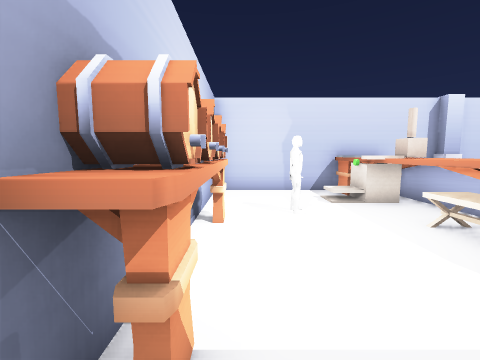
View 1 (above)

12 first-person views from a walk through a level from a Godot 3-D game. The camera is 1.4 m above the floor, tilts 6° down and sees 90° across. The floor is counted in squares, 1 m on a side. Each view is taken from the middle of a square. On the plan, view 1 faces up. The plan holds only what a view shows up to about 13 squares ahead; the rest is blank. Some surface patterns are stand-ins.

View 2
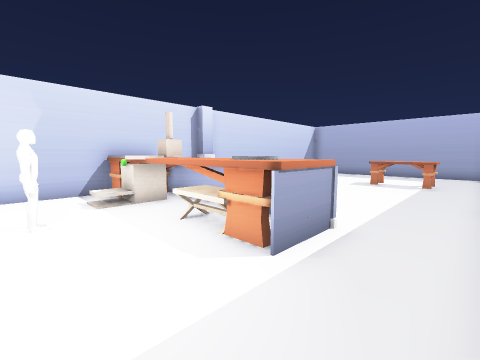

View 3
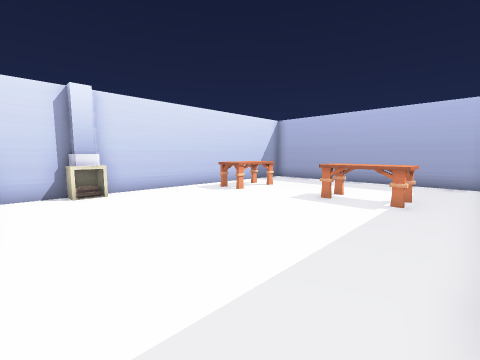

View 4
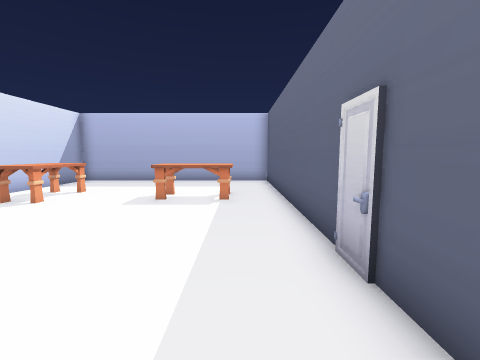

View 5
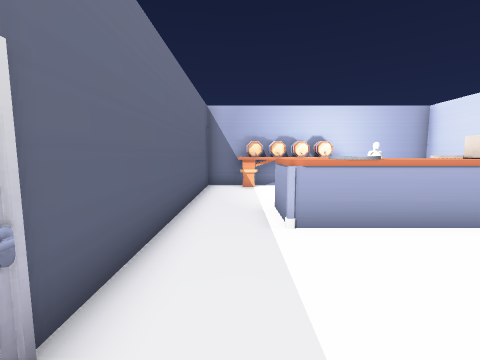

View 6
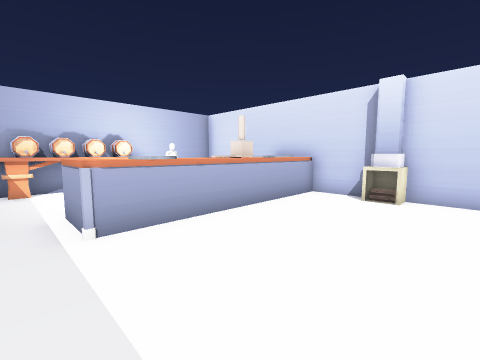

View 7
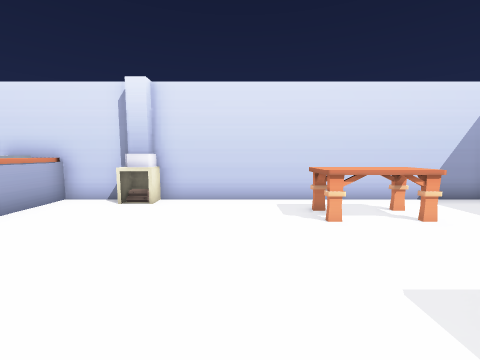

View 8
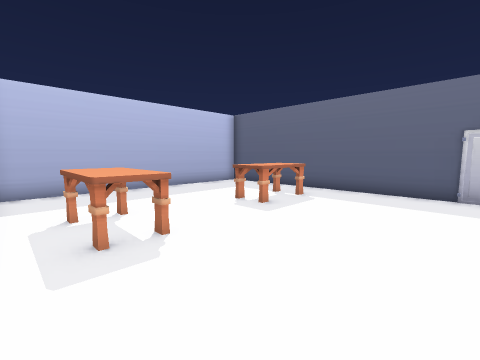

View 9
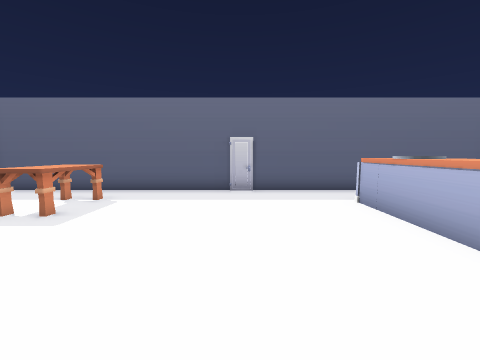

View 10
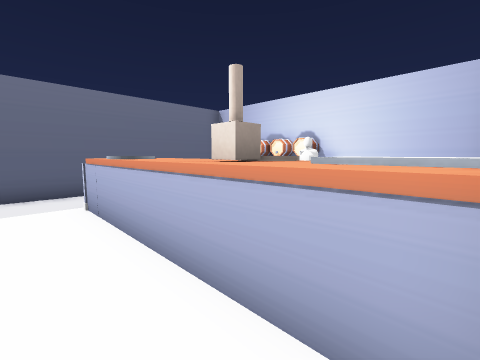

View 11
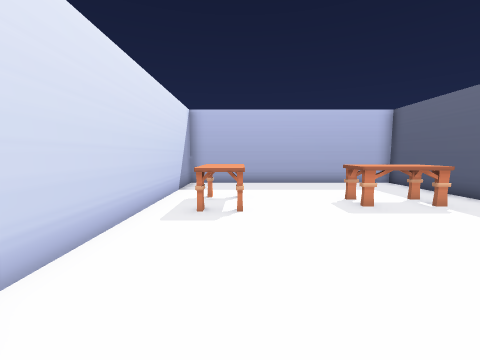

View 12
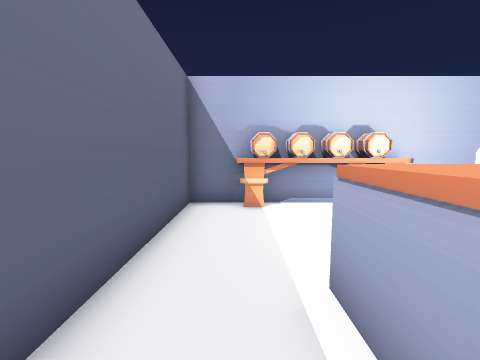

### Floor plan
Key: @ floor where view 1 was taken; # wall or solid block; . floor; D closed door; ^ raised ledge; F fireplace; W washer; B barrel; T table; O other object.
Columns run from 1 left of view 1 to 19 right of it. Each row starts with its distance up from view 1.
 10 #########F###########
  9 #....^^..F..........#
  8 #....^^.......TTT...#
  7 #...OWO.......TTT...#
  6 #.#..OO.............#
  5 BB...^^.............#
  4 BB...^^........T....#
  3 BB...^^........T....#
  2 BB...^^........T....#
  1 #...................#
  0 #@........D.........#
 -1 ##########D##########

Where each view was taken, in squares from view 1:
view 1: 0 up, 0 right, facing up
view 2: 0 up, 1 right, facing up-right
view 3: 0 up, 6 right, facing up-right
view 4: 1 up, 6 right, facing right
view 5: 1 up, 10 right, facing left
view 6: 1 up, 10 right, facing up-left
view 7: 2 up, 11 right, facing up
view 8: 9 up, 9 right, facing down-right
view 9: 9 up, 9 right, facing down
view 10: 9 up, 7 right, facing down-left
view 11: 7 up, 7 right, facing right
view 12: 1 up, 6 right, facing left
